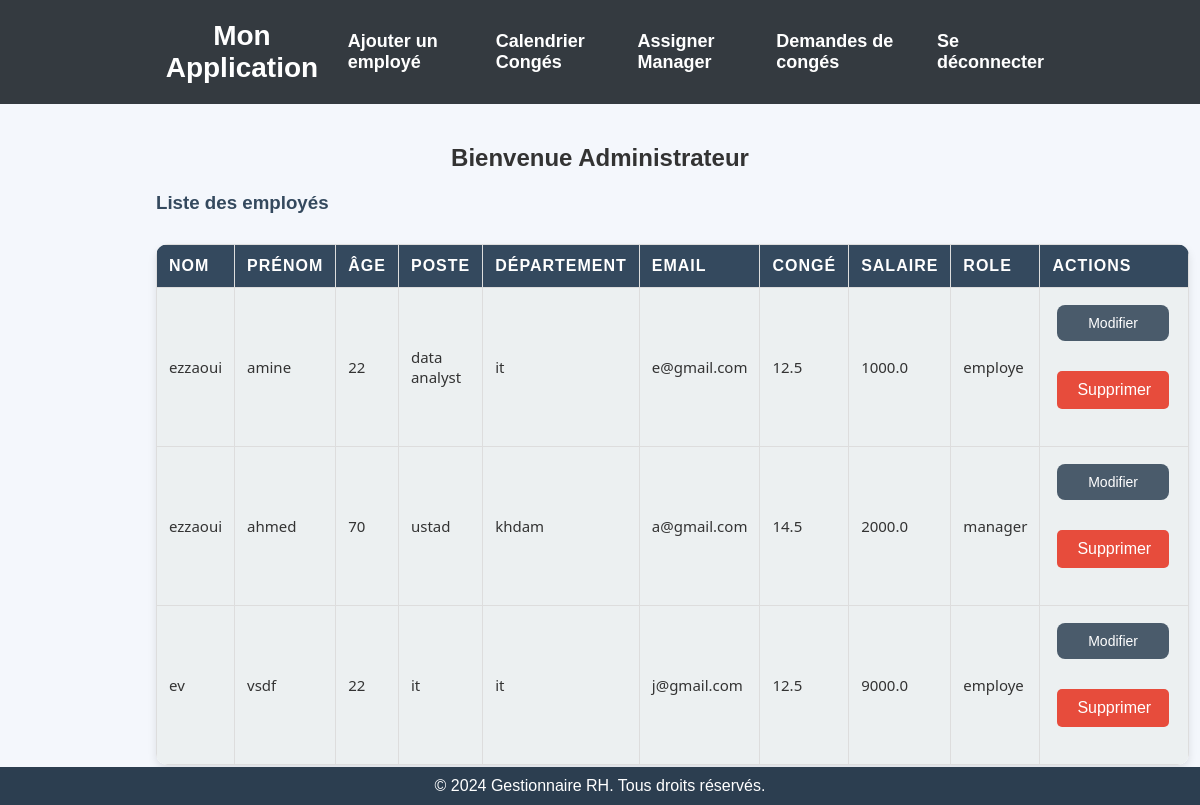
The page /admin (signed in) on the database its author committed.
### tables this page shows
CREATE TABLE users(
                    id INTEGER PRIMARY KEY AUTOINCREMENT,
                    nom TEXT , 
                    prenom TEXT, 
                    age INT , 
                    poste TEXT,
                    departement TEXT, 
                    email type UNIQUE, 
                    mot_de_passe TEXT,
                    conge FLOAT,
                    salaire FLOAT,
                    dernier_mois_maj TEXT,
                    role TEXT);

### app.py (the view)
@app.route("/admin")
def admin_dashboard():
    if 'role' not in session or (session['role'] != 'admin' and session['role']!= 'manager'):
        return redirect(url_for('login'))
    employees = voir_employes()
    return render_template("admin_menu.html", employees=employees)

### admin_menu.py (called while the page is built)
def connect_db():
    return sqlite3.connect("rh_data.db")

def voir_employes():
    connexion = connect_db()
    curseur = connexion.cursor()
    curseur.execute("""
        SELECT nom, prenom, age, poste, departement, email, conge, salaire ,id, role  FROM users WHERE id != 1 ORDER BY id
    """)
    resultats = curseur.fetchall()
    print(resultats)
    connexion.close()
    return resultats

### templates/admin_menu.html (shortened to what this page needs)
<!DOCTYPE html>
<html lang="fr">
<head>
    <link rel="stylesheet" href="{{ url_for('static', filename='styles.css') }}">
</head>
<body>
    <header>
        <div class="container">
            <div class="logo">
                <h1>Mon Application</h1>
            </div>
            <nav>
                <ul>
                    <li><a href="{{ url_for('ajouter_employe_page') }}">Ajouter un employé</a></li>
                    <li><a href="{{ url_for('calendrier_conges') }}">Calendrier Congés</a></li>
                    <li><a href="{{ url_for('assigner_manager') }}">Assigner Manager</a></li>
                    <li><a href="{{ url_for('demandes_conges') }}">Demandes de congés</a></li>
                    <li><a href="{{ url_for('logout') }}">Se déconnecter</a></li>
                </ul>
            </nav>
        </div>
    </header>
    <main>
        <div class="container">
            <h2>Bienvenue Administrateur</h2>
            <h3>Liste des employés</h3>
            <table>
                <thead>
                    <tr>
                        <th>Nom</th>
                        <th>Prénom</th>
                        <th>Âge</th>
                        <th>Poste</th>
                        <th>Département</th>
                        <th>Email</th>
                        <th>Congé</th>
                        <th>Salaire</th>
                        <th>role</th>
                        <th>Actions</th>
                    </tr>
                </thead>
                <tbody>
                    {% for emp in employees %}
                    <tr>
                        <td>{{ emp[0] }}</td>
                        <td>{{ emp[1] }}</td>
                        <td>{{ emp[2] }}</td>
                        <td>{{ emp[3] }}</td>
                        <td>{{ emp[4] }}</td>
                        <td>{{ emp[5] }}</td>
                        <td>{{ emp[6] }}</td>
                        <td>{{ emp[7] }}</td>
                        <td>{{ emp[9] }}</td>
                        <td>
                            <button class="btn btn-warning" style = "background-color: #4a5b6b; color: white; width: 90%;" onclick="confirmModification({{ emp[8] }})" id="modifierBtn{{ emp[8] }}">Modifier</button>
                            <form action="{{ url_for('supprimer_employe', id=emp[8]) }}" method="POST" onsubmit="return confirm('Êtes-vous sûr de vouloir supprimer cet employé ?');">
                                <button type="submit" style = "width: 90%;" class="btn btn-danger">Supprimer</button>
                            </form>
                        </td>
                    </tr>
                    {% endfor %}
                </tbody>
            </table>
        </div>
    </main>
    <footer>
        <p>&copy; 2024 Gestionnaire RH. Tous droits réservés.</p>
    </footer>
</body>
</html>

### static/styles.css (style rules this page uses)
* { margin: 0; padding: 0; box-sizing: border-box; }
body { font-family: 'Arial', sans-serif; background-color: #f4f4f9; color: #333; }
header { background-color: #2c3e50; color: white; padding: 10px 0; }
.container { width: 90%; max-width: 1200px; margin: 0 auto; padding: 0 20px; }
.logo h1 { font-size: 28px; margin: 0; color: white }
nav ul { list-style-type: none; padding: 0; display: flex; justify-content: flex-end; }
nav ul li { margin-left: 20px; }
nav ul li a { text-decoration: none; color: white; font-size: 18px; }
main { padding: 20px 0; }
h2 { color: #2c3e50; margin-bottom: 20px; }
h3 { color: #34495e; margin-bottom: 20px; }
table { width: 100%; border-collapse: collapse; margin-top: 20px; }
table th, table td { padding: 12px; text-align: left; border: 1px solid #ddd; }
table th { background-color: #34495e; color: white; }
table td { background-color: #ecf0f1; }
footer { background-color: #2c3e50; color: white; text-align: center; padding: 10px; position: fixed; width: 100%; bottom: 0; }
.logo h1 { font-size: 28px; margin: 0; }
body { font-family: 'Arial', sans-serif; background-color: #f4f7fc; color: #333; margin: 0; padding: 0; }
h1, h2 { color: #333; text-align: center; }
a { text-decoration: none; color: #007BFF; }
header { background-color: #343a40; color: white; padding: 20px; }
header .container { display: flex; justify-content: space-between; align-items: center; }
header nav ul { list-style: none; margin: 0; padding: 0; display: flex; }
header nav ul li { margin-left: 20px; }
header nav ul li a { color: white; font-weight: bold; }
main { margin: 20px; }
.container { width: 80%; margin: 0 auto; }
table { width: 100%; border-collapse: collapse; margin-top: 30px; }
th, td { padding: 10px; text-align: left; border-bottom: 1px solid #ddd; }
th { background-color: #343a40; color: white; }
tr:nth-child(even) { background-color: #f9f9f9; }
td { vertical-align: middle; }
button { padding: 8px 15px; font-size: 14px; border: none; cursor: pointer; border-radius: 5px; margin: 5px; transition: all 0.3s; }
.btn-danger { background-color: #dc3545; color: white; }
table { width: 100%; border-collapse: collapse; margin-top: 30px; background-color: #fff; border-radius: 12px; overflow: hidden; box-shadow: 0 4px 8px rgba(0, 0, 0, 0.1); transition: transform 0.3s ease-in-out; }
th, td { padding: 20px 25px; text-align: left; font-size: 16px; color: #333; transition: all 0.3s ease-in-out; }
th { background-color: #34495e; color: #fff; font-weight: bold; text-transform: uppercase; letter-spacing: 1px; }
tr:nth-child(odd) { background-color: #f9f9f9; }
tr:nth-child(even) { background-color: #ffffff; }
td { font-size: 15px; font-family: 'Segoe UI', Tahoma, Geneva, Verdana, sans-serif; }
button { padding: 10px 20px; font-size: 14px; border-radius: 8px; border: none; cursor: pointer; transition: all 0.3s ease; }
.btn-danger { background-color: #e74c3c; color: #fff; }
form { margin: 20px 0; font-family: Arial, sans-serif; }
form button { padding: 10px 20px; background-color: #007bff; color: white; border: none; border-radius: 5px; font-size: 16px; cursor: pointer; transition: background-color 0.3s ease; }

### rows shown on the page
users: nom "ezzaoui", prenom "amine", age "22", poste "data analyst", departement "it", email "e@gmail.com", conge "12.5", salaire "1000.0", role "employe"
users: nom "ezzaoui", prenom "ahmed", age "70", poste "ustad", departement "khdam", email "a@gmail.com", conge "14.5", salaire "2000.0", role "manager"
users: nom "ev", prenom "vsdf", age "22", poste "it", departement "it", email "j@gmail.com", conge "12.5", salaire "9000.0", role "employe"
